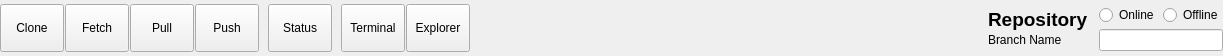
     <widget class="QFrame" name="frame_4">
      <property name="sizePolicy">
       <sizepolicy hsizetype="Preferred" vsizetype="Fixed">
        <horstretch>0</horstretch>
        <verstretch>0</verstretch>
       </sizepolicy>
      </property>
      <property name="minimumSize">
       <size>
        <width>0</width>
        <height>56</height>
       </size>
      </property>
      <property name="maximumSize">
       <size>
        <width>16777215</width>
        <height>56</height>
       </size>
      </property>
      <property name="frameShape">
       <enum>QFrame::NoFrame</enum>
      </property>
      <property name="frameShadow">
       <enum>QFrame::Plain</enum>
      </property>
      <layout class="QHBoxLayout" name="horizontalLayout_3">
       <property name="spacing">
        <number>1</number>
       </property>
       <property name="leftMargin">
        <number>0</number>
       </property>
       <property name="topMargin">
        <number>2</number>
       </property>
       <property name="rightMargin">
        <number>0</number>
       </property>
       <property name="bottomMargin">
        <number>2</number>
       </property>
       <item>
        <widget class="MyToolButton" name="toolButton_clone">
         <property name="minimumSize">
          <size>
           <width>64</width>
           <height>48</height>
          </size>
         </property>
         <property name="maximumSize">
          <size>
           <width>16777215</width>
           <height>48</height>
          </size>
         </property>
         <property name="focusPolicy">
          <enum>Qt::NoFocus</enum>
         </property>
         <property name="text">
          <string>Clone</string>
         </property>
         <property name="icon">
          <iconset resource="resources/resources.qrc">
           <normaloff>:/image/clone.svg</normaloff>:/image/clone.svg</iconset>
         </property>
         <property name="iconSize">
          <size>
           <width>24</width>
           <height>24</height>
          </size>
         </property>
         <property name="toolButtonStyle">
          <enum>Qt::ToolButtonTextUnderIcon</enum>
         </property>
        </widget>
       </item>
       <item>
        <widget class="MyToolButton" name="toolButton_fetch">
         <property name="minimumSize">
          <size>
           <width>64</width>
           <height>48</height>
          </size>
         </property>
         <property name="maximumSize">
          <size>
           <width>16777215</width>
           <height>48</height>
          </size>
         </property>
         <property name="focusPolicy">
          <enum>Qt::NoFocus</enum>
         </property>
         <property name="text">
          <string>Fetch</string>
         </property>
         <property name="icon">
          <iconset resource="resources/resources.qrc">
           <normaloff>:/image/fetch.svg</normaloff>:/image/fetch.svg</iconset>
         </property>
         <property name="iconSize">
          <size>
           <width>24</width>
           <height>24</height>
          </size>
         </property>
         <property name="toolButtonStyle">
          <enum>Qt::ToolButtonTextUnderIcon</enum>
         </property>
        </widget>
       </item>
       <item>
        <widget class="MyToolButton" name="toolButton_pull">
         <property name="minimumSize">
          <size>
           <width>64</width>
           <height>48</height>
          </size>
         </property>
         <property name="maximumSize">
          <size>
           <width>16777215</width>
           <height>48</height>
          </size>
         </property>
         <property name="focusPolicy">
          <enum>Qt::NoFocus</enum>
         </property>
         <property name="text">
          <string>Pull</string>
         </property>
         <property name="icon">
          <iconset resource="resources/resources.qrc">
           <normaloff>:/image/pull.svg</normaloff>:/image/pull.svg</iconset>
         </property>
         <property name="iconSize">
          <size>
           <width>24</width>
           <height>24</height>
          </size>
         </property>
         <property name="toolButtonStyle">
          <enum>Qt::ToolButtonTextUnderIcon</enum>
         </property>
        </widget>
       </item>
       <item>
        <widget class="MyToolButton" name="toolButton_push">
         <property name="minimumSize">
          <size>
           <width>64</width>
           <height>48</height>
          </size>
         </property>
         <property name="maximumSize">
          <size>
           <width>16777215</width>
           <height>48</height>
          </size>
         </property>
         <property name="focusPolicy">
          <enum>Qt::NoFocus</enum>
         </property>
         <property name="text">
          <string>Push</string>
         </property>
         <property name="icon">
          <iconset resource="resources/resources.qrc">
           <normaloff>:/image/push.svg</normaloff>:/image/push.svg</iconset>
         </property>
         <property name="iconSize">
          <size>
           <width>24</width>
           <height>24</height>
          </size>
         </property>
         <property name="toolButtonStyle">
          <enum>Qt::ToolButtonTextUnderIcon</enum>
         </property>
        </widget>
       </item>
       <item>
        <spacer name="horizontalSpacer_4">
         <property name="orientation">
          <enum>Qt::Horizontal</enum>
         </property>
         <property name="sizeType">
          <enum>QSizePolicy::Fixed</enum>
         </property>
         <property name="sizeHint" stdset="0">
          <size>
           <width>8</width>
           <height>20</height>
          </size>
         </property>
        </spacer>
       </item>
       <item>
        <widget class="MyToolButton" name="toolButton_status">
         <property name="minimumSize">
          <size>
           <width>64</width>
           <height>48</height>
          </size>
         </property>
         <property name="maximumSize">
          <size>
           <width>16777215</width>
           <height>48</height>
          </size>
         </property>
         <property name="focusPolicy">
          <enum>Qt::NoFocus</enum>
         </property>
         <property name="text">
          <string>Status</string>
         </property>
         <property name="icon">
          <iconset resource="resources/resources.qrc">
           <normaloff>:/image/status.svg</normaloff>:/image/status.svg</iconset>
         </property>
         <property name="iconSize">
          <size>
           <width>24</width>
           <height>24</height>
          </size>
         </property>
         <property name="toolButtonStyle">
          <enum>Qt::ToolButtonTextUnderIcon</enum>
         </property>
        </widget>
       </item>
       <item>
        <spacer name="horizontalSpacer_7">
         <property name="orientation">
          <enum>Qt::Horizontal</enum>
         </property>
         <property name="sizeType">
          <enum>QSizePolicy::Fixed</enum>
         </property>
         <property name="sizeHint" stdset="0">
          <size>
           <width>8</width>
           <height>20</height>
          </size>
         </property>
        </spacer>
       </item>
       <item>
        <widget class="MyToolButton" name="toolButton_terminal">
         <property name="minimumSize">
          <size>
           <width>64</width>
           <height>48</height>
          </size>
         </property>
         <property name="maximumSize">
          <size>
           <width>16777215</width>
           <height>48</height>
          </size>
         </property>
         <property name="focusPolicy">
          <enum>Qt::NoFocus</enum>
         </property>
         <property name="text">
          <string>Terminal</string>
         </property>
         <property name="icon">
          <iconset resource="resources/resources.qrc">
           <normaloff>:/image/terminal.svg</normaloff>:/image/terminal.svg</iconset>
         </property>
         <property name="iconSize">
          <size>
           <width>24</width>
           <height>24</height>
          </size>
         </property>
         <property name="toolButtonStyle">
          <enum>Qt::ToolButtonTextUnderIcon</enum>
         </property>
        </widget>
       </item>
       <item>
        <widget class="MyToolButton" name="toolButton_explorer">
         <property name="minimumSize">
          <size>
           <width>64</width>
           <height>48</height>
          </size>
         </property>
         <property name="maximumSize">
          <size>
           <width>16777215</width>
           <height>48</height>
          </size>
         </property>
         <property name="focusPolicy">
          <enum>Qt::NoFocus</enum>
         </property>
         <property name="text">
          <string>Explorer</string>
         </property>
         <property name="icon">
          <iconset resource="resources/resources.qrc">
           <normaloff>:/image/explorer.svg</normaloff>:/image/explorer.svg</iconset>
         </property>
         <property name="iconSize">
          <size>
           <width>24</width>
           <height>24</height>
          </size>
         </property>
         <property name="toolButtonStyle">
          <enum>Qt::ToolButtonTextUnderIcon</enum>
         </property>
        </widget>
       </item>
       <item>
        <spacer name="horizontalSpacer_6">
         <property name="orientation">
          <enum>Qt::Horizontal</enum>
         </property>
         <property name="sizeType">
          <enum>QSizePolicy::Fixed</enum>
         </property>
         <property name="sizeHint" stdset="0">
          <size>
           <width>8</width>
           <height>20</height>
          </size>
         </property>
        </spacer>
       </item>
       <item>
        <spacer name="horizontalSpacer">
         <property name="orientation">
          <enum>Qt::Horizontal</enum>
         </property>
         <property name="sizeHint" stdset="0">
          <size>
           <width>503</width>
           <height>48</height>
          </size>
         </property>
        </spacer>
       </item>
       <item>
        <widget class="RepositoryInfoFrame" name="frame_3">
         <property name="maximumSize">
          <size>
           <width>16777215</width>
           <height>48</height>
          </size>
         </property>
         <property name="frameShape">
          <enum>QFrame::NoFrame</enum>
         </property>
         <property name="frameShadow">
          <enum>QFrame::Plain</enum>
         </property>
         <layout class="QVBoxLayout" name="verticalLayout_3">
          <property name="spacing">
           <number>0</number>
          </property>
          <property name="leftMargin">
           <number>6</number>
          </property>
          <property name="topMargin">
           <number>4</number>
          </property>
          <property name="rightMargin">
           <number>6</number>
          </property>
          <property name="bottomMargin">
           <number>4</number>
          </property>
          <item>
           <widget class="QLabel" name="label_repo_name">
            <property name="font">
             <font>
              <pointsize>14</pointsize>
              <weight>75</weight>
              <bold>true</bold>
             </font>
            </property>
            <property name="text">
             <string>Repository</string>
            </property>
           </widget>
          </item>
          <item>
           <widget class="QLabel" name="label_branch_name">
            <property name="text">
             <string>Branch Name</string>
            </property>
           </widget>
          </item>
         </layout>
        </widget>
       </item>
       <item>
        <spacer name="horizontalSpacer_5">
         <property name="orientation">
          <enum>Qt::Horizontal</enum>
         </property>
         <property name="sizeType">
          <enum>QSizePolicy::Fixed</enum>
         </property>
         <property name="sizeHint" stdset="0">
          <size>
           <width>4</width>
           <height>20</height>
          </size>
         </property>
        </spacer>
       </item>
       <item>
        <layout class="QVBoxLayout" name="verticalLayout_10">
         <property name="spacing">
          <number>1</number>
         </property>
         <property name="leftMargin">
          <number>0</number>
         </property>
         <item>
          <layout class="QHBoxLayout" name="horizontalLayout_7">
           <property name="spacing">
            <number>4</number>
           </property>
           <item>
            <widget class="QRadioButton" name="radioButton_remote_online">
             <property name="focusPolicy">
              <enum>Qt::NoFocus</enum>
             </property>
             <property name="text">
              <string>Online</string>
             </property>
            </widget>
           </item>
           <item>
            <widget class="QRadioButton" name="radioButton_remote_offline">
             <property name="focusPolicy">
              <enum>Qt::NoFocus</enum>
             </property>
             <property name="text">
              <string>Offline</string>
             </property>
            </widget>
           </item>
          </layout>
         </item>
         <item>
          <widget class="ReadOnlyLineEdit" name="lineEdit_remote">
           <property name="sizePolicy">
            <sizepolicy hsizetype="Preferred" vsizetype="Fixed">
             <horstretch>0</horstretch>
             <verstretch>0</verstretch>
            </sizepolicy>
           </property>
           <property name="focusPolicy">
            <enum>Qt::ClickFocus</enum>
           </property>
          </widget>
         </item>
        </layout>
       </item>
      </layout>
     </widget>
